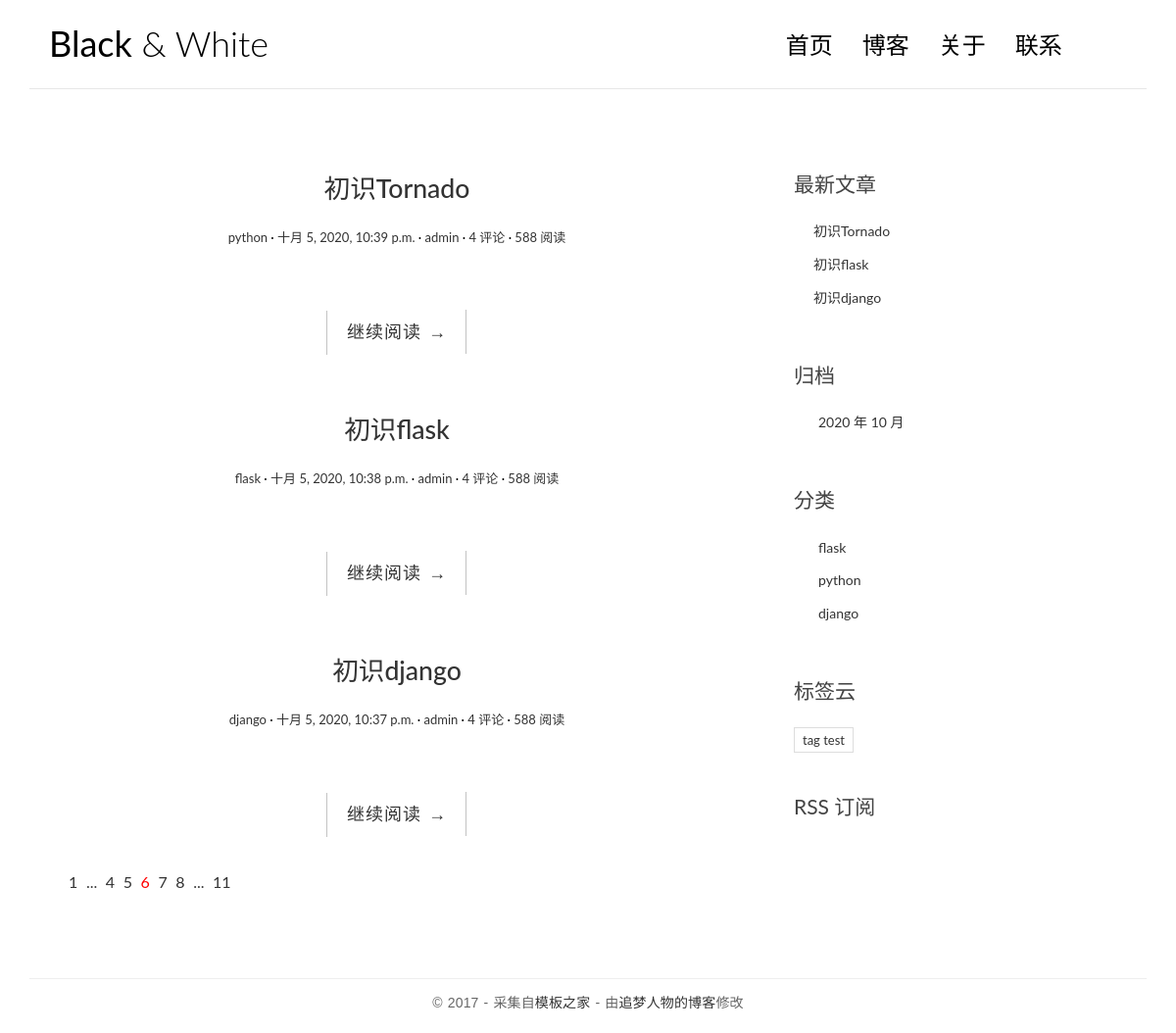
The page / on the database its author committed.
### blog/models.py (models this page shows, shortened)
class Post(models.Model):
    title = models.CharField('标题', max_length=70)
    body = models.TextField('正文')
    created_time = models.DateTimeField('创建时间', default=timezone.now)
    modified_time = models.DateTimeField('修改时间')
    excerpt = models.CharField('摘要', max_length=200, blank=True)
    """
    这是分类与标签，分类与标签的模型我们已经定义在上面。
    我们在这里把文章对应的数据库表和分类、标签对应的数据库表关联了起来，但是关联形式稍微有点不同。
    我们规定一篇文章只能对应一个分类，但是一个分类下可以有多篇文章，所以我们使用的是 ForeignKey，即一对多的关联关系。
    且自 django 2.0 以后，ForeignKey 必须传入一个 on_delete 参数用来指定当关联的数据被删除时，被关联的数据的行为，
    我们这里假定当某个分类被删除时，该分类下全部文章也同时被删除，因此使用 models.CASCADE 参数，意为级联删除。
    而对于标签来说，一篇文章可以有多个标签，同一个标签下也可能有多篇文章，所以我们使用 ManyToManyField，表明这是多对多的关联关系。
    同时我们规定文章可以没有标签，因此为标签 tags 指定了 blank=True。
    """
    category = models.ForeignKey(Category, verbose_name='分类', on_delete=models.CASCADE)
    tags = models.ManyToManyField(Tag, verbose_name='标签', blank=True)
    """
    文章作者，这里 User 是从 django.contrib.auth.models 导入的。django.contrib.auth 是 django 内置的应用，
    专门用于处理网站用户的注册、登录等流程，User 是 django 为我们已经写好的用户模型。这里我们通过 ForeignKey 把文章和 User 关联了起来。
    因为我们规定一篇文章只能有一个作者，而一个作者可能会写多篇文章，因此这是一对多的关联关系，和 Category 类似。
    """
    author = models.ForeignKey(User, verbose_name='作者', on_delete=models.CASCADE)
    class Meta:
        verbose_name = '文章'
        verbose_name_plural = verbose_name
    def get_absolute_url(self):
        return reverse('blog:detail', kwargs={'pk': self.pk})

class Category(models.Model):
    name = models.CharField(max_length=100)
    class Meta:
        verbose_name = '分类'
        verbose_name_plural = verbose_name

class Tag(models.Model):
    name = models.CharField(max_length=100)
    class Meta:
        verbose_name = '标签'
        verbose_name_plural = verbose_name

### blog/views.py (the view)
# urls.py: path('', views.index, name='index'),
def index(request):
    post_list = Post.objects.all().order_by('-created_time')
    return render(request, 'blog/index.html', context={'post_list': post_list})

### blog/templatetags/blog_extras.py (called while the page is built)
@register.inclusion_tag('blog/inclusions/_recent_posts.html', takes_context=True)
def show_recent_posts(context, num=5):
    return {
        'recent_post_list': Post.objects.all().order_by('-created_time')[:num],
    }

@register.inclusion_tag('blog/inclusions/_archives.html', takes_context=True)
def show_archives(context):
    return {
        'date_list': Post.objects.dates('created_time', 'month', order='DESC'),
    }

@register.inclusion_tag('blog/inclusions/_categories.html', takes_context=True)
def show_categories(context):
    return {
        'category_list': Category.objects.all(),
    }

@register.inclusion_tag('blog/inclusions/_tags.html', takes_context=True)
def show_tags(context):
    return {
        'tag_list': Tag.objects.all(),
    }

### templates/blog/index.html (shortened to what this page needs)
{% extends 'base.html' %}
{% block main %}
    {% for post in post_list %}
        <article class="post post-{{ post.pk }}">
            <header class="entry-header">
                <h1 class="entry-title">
                    <a href="{{ post.get_absolute_url }}">{{ post.title }}</a>
                </h1>
                <div class="entry-meta">
                    <span class="post-category"><a href="#">{{ post.category.name }}</a></span>
                    <span class="post-date"><a href="#"><time class="entry-date"
                                                              datetime="{{ post.created_time }}">{{ post.created_time }}</time></a></span>
                    <span class="post-author"><a href="#">{{ post.author }}</a></span>
                    <span class="comments-link"><a href="#">4 评论</a></span>
                    <span class="views-count"><a href="#">588 阅读</a></span>
                </div>
                    </header>
                    <div class="entry-content clearfix">
                        <div class="read-more cl-effect-14">
                            <a href="{{ post.get_absolute_url }}" class="more-link">继续阅读 <span class="meta-nav">→</span></a>
                        </div>
                    </div>
                </article>
            {% empty %}
                <div class="no-ost">暂时还没有发布的文章！</div>>
            {% endfor %}
                <div class="pagination">
                    <ul>
                        <li><a href="">1</a></li>
                        <li><a href="">...</a></li>
                        <li><a href="">4</a></li>
                        <li><a href="">5</a></li>
                        <li class="current"><a href="">6</a></li>
                        <li><a href="">7</a></li>
                        <li><a href="">8</a></li>
                        <li><a href="">...</a></li>
                        <li><a href="">11</a></li>
                    </ul>
                </div>
{% endblock main %}

### templates/base.html (shortened to what this page needs)
{% load static %}
{% load blog_extras %}
<!DOCTYPE html>
<html>
<head>
    <link rel="stylesheet" href="http://code.ionicframework.com/ionicons/2.0.1/css/ionicons.min.css">
    <link rel="stylesheet" href="{% static 'blog/css/bootstrap.min.css' %}">
    <link rel="stylesheet" href="{% static 'blog/css/pace.css' %}">
    <link rel="stylesheet" href="{% static 'blog/css/custom.css' %}">
    <link rel="stylesheet" href="/static/css/highlights/vim.css">
    <link rel="stylesheet" href="/static/css/highlights/github.css">
    <link href="https://cdn.bootcss.com/highlight.js/9.15.8/styles/github.min.css" rel="stylesheet">
</head>
<body>
<div class="container">
    <header id="site-header">
        <div class="row">
            <div class="col-md-4 col-sm-5 col-xs-8">
                <div class="logo">
                    <h1><a href="index.html"><b>Black</b> &amp; White</a></h1>
                </div>
            </div>
            <div class="col-md-8 col-sm-7 col-xs-4">
                <nav class="main-nav" role="navigation">
                    <div class="collapse navbar-collapse" id="bs-example-navbar-collapse-1">
                        <ul class="nav navbar-nav navbar-right">
                            <li class="cl-effect-11"><a href="index.html" data-hover="首页">首页</a></li>
                            <li class="cl-effect-11"><a href="full-width.html" data-hover="博客">博客</a></li>
                            <li class="cl-effect-11"><a href="about.html" data-hover="关于">关于</a></li>
                            <li class="cl-effect-11"><a href="contact.html" data-hover="联系">联系</a></li>
                        </ul>
                    </div>
                </nav>
            </div>
        </div>
    </header>
</div>
<div class="content-body">
    <div class="container">
        <div class="row">
            <main class="col-md-8">
                {% block main %}
                {% endblock main %}
            </main>
            <aside class="col-md-4">
                  {% show_recent_posts %}
                  {% show_archives %}
                  {% show_categories %}
                  {% show_tags %}
                <div class="rss">
                    <a href=""> RSS 订阅</a>
                </div>
            </aside>
        </div>
    </div>
</div>
<footer id="site-footer">
    <div class="container">
        <div class="row">
            <div class="col-md-12">
                <p class="copyright">&copy 2017 - 采集自<a href="http://www.cssmoban.com/"
                                                        target="_blank" title="模板之家">模板之家</a>
                    - 由<a href="http://zmrenwu.com/" title="网页模板" target="_blank">追梦人物的博客</a>修改
                </p>
            </div>
        </div>
    </div>
</footer>
</body>
</html>

### templates/blog/inclusions/_recent_posts.html
<div class="widget widget-recent-posts">
  <h3 class="widget-title">最新文章</h3>
  <ul>
    {% for post in recent_post_list %}
      <li>
        <a href="{{ post.get_absolute_url }}">{{ post.title }}</a>
      </li>
    {% empty %}
      暂无文章！
    {% endfor %}
  </ul>
</div>

### templates/blog/inclusions/_archives.html
<div class="widget widget-archives">
  <h3 class="widget-title">归档</h3>
  <ul>
    {% for date in date_list %}
      <li>
        <a href="{% url 'blog:archive' date.year date.month %}">
          {{ date.year }} 年 {{ date.month }} 月
        </a>
      </li>
    {% empty %}
      暂无归档！
    {% endfor %}
  </ul>
</div>

### templates/blog/inclusions/_categories.html
<div class="widget widget-category">
  <h3 class="widget-title">分类</h3>
  <ul>
    {% for category in category_list %}
      <li>
        <a href="{% url 'blog:category' category.pk %}">{{ category.name }}</a>
      </li>
    {% endfor %}
  </ul>
</div>

### templates/blog/inclusions/_tags.html
<div class="widget widget-tag-cloud">
  <h3 class="widget-title">标签云</h3>
  <ul>
    {% for tag in tag_list %}
      <li>
        <a href="{% url 'blog:tag' tag.pk %}">{{ tag.name }}</a>
      </li>
    {% empty %}
      暂无标签！
    {% endfor %}
  </ul>
</div>

### blog/static/blog/css/custom.css (style rules this page uses)
* { outline: none; }
h1, h2, h3, h4, h5, h6 { margin-top: 0; }
b { font-weight: 400; }
a { color: #333; }
body { color: #444; font-family: 'Lato', sans-serif; }
p { font-family: 'Ubuntu', sans-serif; font-weight: 400; word-spacing: 1px; letter-spacing: 0.01em; }
#site-header { background-color: #FFF; padding: 25px 20px; margin-bottom: 40px; border-bottom: 1px solid #e7e7e7; }
.logo h1 a { color: #000; }
.logo h1 { margin: 0; font-family: 'Lato', sans-serif; font-weight: 300; }
.main-nav { margin-top: 11px; max-width: 95%; }
.main-nav a { color: #000000 !important; padding: 0 0 5px 0 !important; margin-right: 30px; font-family: 'Lato', sans-serif; font-weight: 300; font-size: 24px; }
.cl-effect-11 a { padding: 10px 0; color: #0972b4; text-shadow: none; }
.cl-effect-11 a::before { position: absolute; top: 0; left: 0; overflow: hidden; padding: 0 0 5px 0 !important; max-width: 0; border-bottom: 1px solid #000; color: #000; content: attr(data-hover); white-space: nowrap; -webkit-transition: max-width 0.5s; -moz-transition: max-width 0.5s; transition: max-width 0.5s; }
.content-body { padding-bottom: 4em; }
.post { background: #fff; padding: 30px 30px 0; }
.entry-title { text-align: center; font-size: 1.9em; margin-bottom: 20px; line-height: 1.6; padding: 10px 20px 0; }
.entry-meta { text-align: center; color: #DDDDDD; font-size: 13px; margin-bottom: 30px; }
.entry-content { font-size: 18px; line-height: 1.9; font-weight: 300; color: #000; }
.post-category::after, .post-date::after, .post-author::after, .comments-link::after { content: ' ·'; color: #000; }
.read-more { font-family: 'Ubuntu', sans-serif; font-weight: 400; word-spacing: 1px; letter-spacing: 0.01em; text-align: center; margin-top: 20px; }
.cl-effect-14 a { padding: 0 20px; height: 45px; line-height: 45px; position: relative; display: inline-block; margin: 15px 25px; letter-spacing: 1px; font-weight: 400; text-shadow: 0 0 1px rgba(255, 255, 255, 0.3); }
.cl-effect-14 a::before, .cl-effect-14 a::after { position: absolute; width: 45px; height: 1px; background: #C3C3C3; content: ''; -webkit-transition: all 0.3s; -moz-transition: all 0.3s; transition: all 0.3s; pointer-events: none; }
.cl-effect-14 a::before { top: 0; left: 0; -webkit-transform: rotate(90deg); -moz-transform: rotate(90deg); transform: rotate(90deg); -webkit-transform-origin: 0 0; -moz-transform-origin: 0 0; transform-origin: 0 0; }
.cl-effect-14 a::after { right: 0; bottom: 0; -webkit-transform: rotate(90deg); -moz-transform: rotate(90deg); transform: rotate(90deg); -webkit-transform-origin: 100% 0; -moz-transform-origin: 100% 0; transform-origin: 100% 0; }
.widget { background: #fff; padding: 30px 0 0; }
.widget-title { font-size: 1.5em; margin-bottom: 20px; line-height: 1.6; padding: 10px 0 0; font-weight: 400; }
.widget-recent-posts ul { padding: 0; margin: 0; padding-left: 20px; }
.widget-recent-posts ul li { list-style-type: none; position: relative; line-height: 170%; margin-bottom: 10px; }
.widget-recent-posts ul li::before { content: '\f3d3'; font-family: "Ionicons"; position: absolute; left: -17px; top: 3px; font-size: 16px; color: #000; }
.widget-archives ul { padding: 0; margin: 0; padding-left: 25px; }
.widget-archives ul li { list-style-type: none; position: relative; line-height: 170%; margin-bottom: 10px; }
.widget-archives ul li::before { content: '\f3f3'; font-family: "Ionicons"; position: absolute; left: -25px; top: 1px; font-size: 16px; color: #000; }
.widget-category ul { padding: 0; margin: 0; padding-left: 25px; }
.widget-category ul li { list-style-type: none; position: relative; line-height: 170%; margin-bottom: 10px; }
.widget-category ul li::before { content: '\f3fe'; font-family: "Ionicons"; position: absolute; left: -25px; top: 1px; font-size: 18px; color: #000; }
.widget-tag-cloud ul { padding: 0; margin: 0; margin-right: -10px; }
.widget-tag-cloud ul li { list-style-type: none; font-size: 13px; display: inline-block; margin-right: 10px; margin-bottom: 10px; padding: 3px 8px; border: 1px solid #ddd; }
.rss { font-size: 21px; margin-top: 30px; }
.rss a { color: #444; }
#site-footer { padding-top: 10px; padding: 0 0 1.5em 0; }
.copyright { text-align: center; padding-top: 1em; margin: 0; border-top: 1px solid #eee; color: #666; }
.pagination ul { list-style: none; }
.pagination ul li { display: inline-block; font-size: 16px; margin-right: 5px; }
.current a { color: red; }

### rows shown on the page
Post: title "初识Tornado", category.name "python", created_time "十月 5, 2020, 10:39 p.m.", author "admin"
Post: title "初识flask", category.name "flask", created_time "十月 5, 2020, 10:38 p.m.", author "admin"
Post: title "初识django", category.name "django", created_time "十月 5, 2020, 10:37 p.m.", author "admin"
Category: name "flask"
Category: name "python"
Category: name "django"
Tag: name "tag test"

### other values the page prints
{{ date.year }} "2020"
{{ date.month }} "10"
